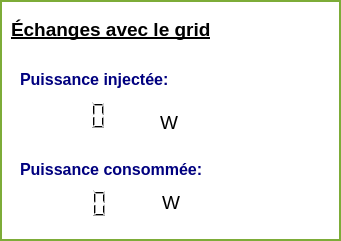
     <widget class="QWidget" name="Home" native="true">
      <property name="geometry">
       <rect>
        <x>330</x>
        <y>310</y>
        <width>341</width>
        <height>241</height>
       </rect>
      </property>
      <property name="font">
       <font>
        <pointsize>14</pointsize>
       </font>
      </property>
      <property name="styleSheet">
       <string notr="true">background-color: rgb(255, 255, 255);border:2px solid rgb(125, 172, 56);</string>
      </property>
      <widget class="QLabel" name="label_92">
       <property name="geometry">
        <rect>
         <x>160</x>
         <y>110</y>
         <width>21</width>
         <height>25</height>
        </rect>
       </property>
       <property name="font">
        <font>
         <pointsize>14</pointsize>
         <weight>50</weight>
         <bold>false</bold>
        </font>
       </property>
       <property name="styleSheet">
        <string notr="true">color: rgb(0, 0, 0);border:0px ;</string>
       </property>
       <property name="text">
        <string>W</string>
       </property>
      </widget>
      <widget class="QLabel" name="houseIMG">
       <property name="geometry">
        <rect>
         <x>210</x>
         <y>30</y>
         <width>111</width>
         <height>91</height>
        </rect>
       </property>
       <property name="styleSheet">
        <string notr="true">border-color: rgb(255, 255, 255);</string>
       </property>
       <property name="text">
        <string/>
       </property>
       <property name="pixmap">
        <pixmap>images/withGrid.png</pixmap>
       </property>
       <property name="scaledContents">
        <bool>true</bool>
       </property>
      </widget>
      <widget class="QLabel" name="label_85">
       <property name="geometry">
        <rect>
         <x>11</x>
         <y>17</y>
         <width>211</width>
         <height>25</height>
        </rect>
       </property>
       <property name="font">
        <font>
         <family>Arial</family>
         <pointsize>14</pointsize>
         <weight>75</weight>
         <bold>true</bold>
         <underline>true</underline>
        </font>
       </property>
       <property name="styleSheet">
        <string notr="true">color: rgb(0, 0, 0);border:0px ;</string>
       </property>
       <property name="text">
        <string>&lt;html&gt;&lt;head/&gt;&lt;body&gt;&lt;p&gt;Échanges avec le grid&lt;/p&gt;&lt;/body&gt;&lt;/html&gt;</string>
       </property>
      </widget>
      <widget class="QLabel" name="label_88">
       <property name="geometry">
        <rect>
         <x>20</x>
         <y>67</y>
         <width>161</width>
         <height>25</height>
        </rect>
       </property>
       <property name="font">
        <font>
         <family>Arial</family>
         <pointsize>12</pointsize>
         <weight>75</weight>
         <bold>true</bold>
        </font>
       </property>
       <property name="styleSheet">
        <string notr="true">color: rgb(0, 0, 127);border:0px ;</string>
       </property>
       <property name="text">
        <string>Puissance injectée:</string>
       </property>
      </widget>
      <widget class="QLCDNumber" name="consommationPower">
       <property name="geometry">
        <rect>
         <x>26</x>
         <y>188</y>
         <width>91</width>
         <height>31</height>
        </rect>
       </property>
       <property name="font">
        <font>
         <pointsize>12</pointsize>
        </font>
       </property>
       <property name="styleSheet">
        <string notr="true">color: rgb(0, 0, 0);border:0px ;</string>
       </property>
       <property name="digitCount">
        <number>5</number>
       </property>
       <property name="value" stdset="0">
        <double>0.000000000000000</double>
       </property>
      </widget>
      <widget class="QLabel" name="label_24">
       <property name="geometry">
        <rect>
         <x>20</x>
         <y>159</y>
         <width>201</width>
         <height>21</height>
        </rect>
       </property>
       <property name="font">
        <font>
         <family>Arial</family>
         <pointsize>12</pointsize>
         <weight>75</weight>
         <bold>true</bold>
        </font>
       </property>
       <property name="styleSheet">
        <string notr="true">color: rgb(0, 0, 127);border:0px ;</string>
       </property>
       <property name="text">
        <string>Puissance consommée:</string>
       </property>
      </widget>
      <widget class="QLCDNumber" name="feededPower">
       <property name="geometry">
        <rect>
         <x>30</x>
         <y>100</y>
         <width>81</width>
         <height>31</height>
        </rect>
       </property>
       <property name="font">
        <font>
         <pointsize>12</pointsize>
        </font>
       </property>
       <property name="styleSheet">
        <string notr="true">color: rgb(0, 0, 0);border:0px ;</string>
       </property>
      </widget>
      <widget class="QLabel" name="label_34">
       <property name="geometry">
        <rect>
         <x>162</x>
         <y>192</y>
         <width>47</width>
         <height>21</height>
        </rect>
       </property>
       <property name="font">
        <font>
         <pointsize>14</pointsize>
        </font>
       </property>
       <property name="styleSheet">
        <string notr="true">color: rgb(0, 0, 0);border:0px ;</string>
       </property>
       <property name="text">
        <string>W</string>
       </property>
      </widget>
     </widget>
